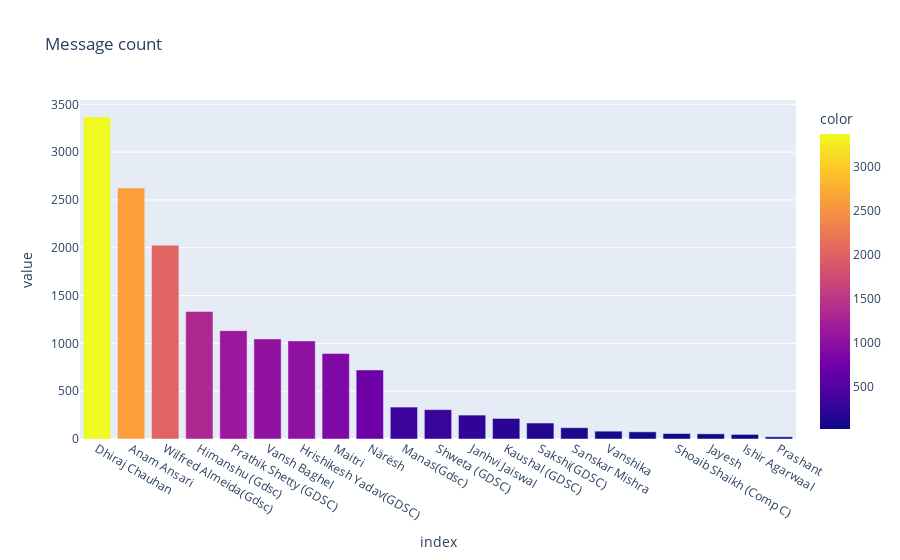

Here is the notebook cell this chart was saved with:
### Markdown cell above
#### Count of message of every member till date

### Code cell
fig = px.bar(df["Sender_name"].value_counts().head(21),
             color=df["Sender_name"].value_counts().head(21),
             title="Message count")
fig.show()

### Figure 1 — Plotly figure (JSON) as saved in the notebook; plotly's stock layout.template omitted (floating-point values rounded to 4 significant figures)
{"data": [{"alignmentgroup": "True", "hovertemplate": "index=%{x}<br>value=%{y}<br>color=%{marker.color}<extra></extra>", "legendgroup": "", "marker": {"color": [3368, 2626, 2027, 1334, 1133, 1046, 1026, 894, 722, 334, 307, 250, 215, 167, 118, 82, 75, 57, 54, 48, 23], "coloraxis": "coloraxis", "pattern": {"shape": ""}}, "name": "", "offsetgroup": "", "orientation": "v", "showlegend": false, "textposition": "auto", "type": "bar", "x": ["Dhiraj Chauhan", "Anam Ansari", "Wilfred Almeida(Gdsc)", "Himanshu (Gdsc)", "Prathik Shetty (GDSC)", "Vansh Baghel", "Hrishikesh Yadav(GDSC)", "Maitri", "Närësh", "Manas(Gdsc)", "Shweta (GDSC)", "Janhvi Jaiswal", "Kaushal (GDSC)", "Sakshi(GDSC)", "Sanskar Mishra", "Vanshika", "", "Shoaib Shaikh (Comp C)", "Jayesh", "Ishir Agarwaal", "Prashant"], "xaxis": "x", "y": [3368, 2626, 2027, 1334, 1133, 1046, 1026, 894, 722, 334, 307, 250, 215, 167, 118, 82, 75, 57, 54, 48, 23], "yaxis": "y"}], "layout": {"barmode": "relative", "coloraxis": {"colorbar": {"title": {"text": "color"}}, "colorscale": [[0, "#0d0887"], [0.1111, "#46039f"], [0.2222, "#7201a8"], [0.3333, "#9c179e"], [0.4444, "#bd3786"], [0.5556, "#d8576b"], [0.6667, "#ed7953"], [0.7778, "#fb9f3a"], [0.8889, "#fdca26"], [1, "#f0f921"]]}, "legend": {"tracegroupgap": 0}, "title": {"text": "Message count"}, "xaxis": {"anchor": "y", "domain": [0, 1], "title": {"text": "index"}}, "yaxis": {"anchor": "x", "domain": [0, 1], "title": {"text": "value"}}}}
